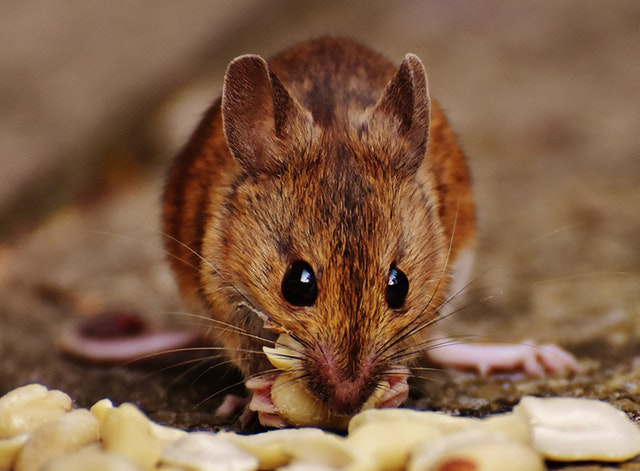
#> input picture mouse.jpg, 640 x 471 px, found by its file name
$ jupyter execute 'Frequency Domain Filtering.ipynb'
#> lines starting #> are read from the running program, lines starting #| are printed output that depends on the picture; after the words box and inside, x2 and y2 are one past the last pixel; in counts of white or black regions, pixels touching at a corner belong together
[cell 1]
import cv2                      # Import the OpenCV library for image processing
import numpy as np              # Import NumPy for numerical operations
import matplotlib.pyplot as plt # Import Matplotlib for plotting

# Step 1: Load the image in grayscale

image_path = r"C:\Users\Admin\Desktop\B23AI065_CVIP\CVIP\mouse.jpg"
image = cv2.imread(image_path, cv2.IMREAD_GRAYSCALE)  # Read the image as grayscale
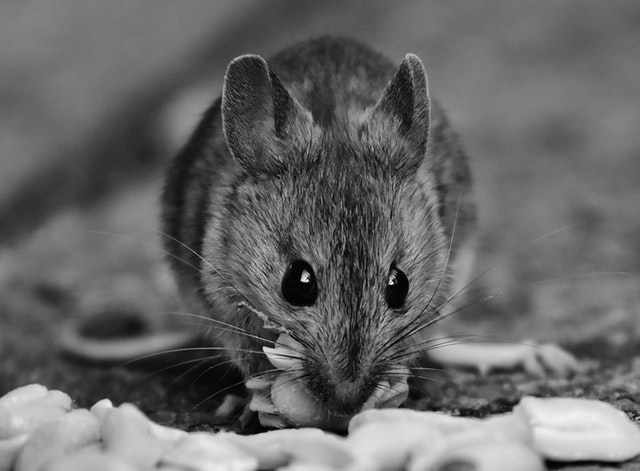
#> image: shape (471, 640); min 0, max 254, mean 103.6

if image is None:  # Check if the image was successfully loaded
    raise FileNotFoundError(f"Image not found at path: {image_path}")


# Display the original image

plt.figure(figsize=(12, 8))
plt.subplot(3, 2, 1)
plt.title("Original Image")
plt.imshow(image, cmap="gray")
plt.axis("off")

# Step 2: Apply Discrete Fourier Transform (DFT)

dft = np.fft.fft2(image)                 # Perform the 2D DFT
dft_shifted = np.fft.fftshift(dft)       # Shift zero-frequency component to center

# Magnitude Spectrum
magnitude_spectrum = np.log(1 + np.abs(dft_shifted))
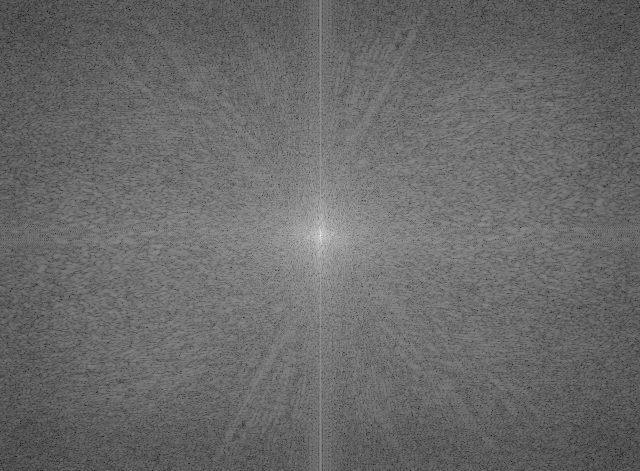
#> magnitude_spectrum: shape (471, 640) float64; min 1.21, max 17.26, mean 7.88; drawn with min black and max white
plt.subplot(3, 2, 2)
plt.title("Magnitude Spectrum")
plt.imshow(magnitude_spectrum, cmap="gray")
plt.axis("off")

# Step 3: Add Sine and Cosine Waves

x = np.linspace(0, 2 * np.pi, 1000)

# Low frequency waves
sin_wave_1 = np.sin(5 * x)
cos_wave_1 = np.cos(5 * x)

# High frequency waves
sin_wave_2 = np.sin(20 * x)
cos_wave_2 = np.cos(20 * x)

plt.subplot(3, 2, 3)
plt.plot(x, sin_wave_1, label="Sine Wave (Frequency 5)")
plt.plot(x, cos_wave_1, label="Cosine Wave (Frequency 5)")
plt.title("Sine and Cosine Waves (Low Frequency)")
plt.legend()

plt.subplot(3, 2, 4)
plt.plot(x, sin_wave_2, label="Sine Wave (Frequency 20)")
plt.plot(x, cos_wave_2, label="Cosine Wave (Frequency 20)")
plt.title("Sine and Cosine Waves (High Frequency)")
plt.legend()


# Step 4: Frequency Domain Filtering

rows, cols = image.shape
#> rows = 471; cols = 640
crow, ccol = rows // 2, cols // 2
#> crow = 235; ccol = 320

# Low-Pass Filter
radius = 30
lpf_mask = np.zeros((rows, cols), dtype=np.uint8)
cv2.circle(lpf_mask, (ccol, crow), radius, 1, thickness=-1)
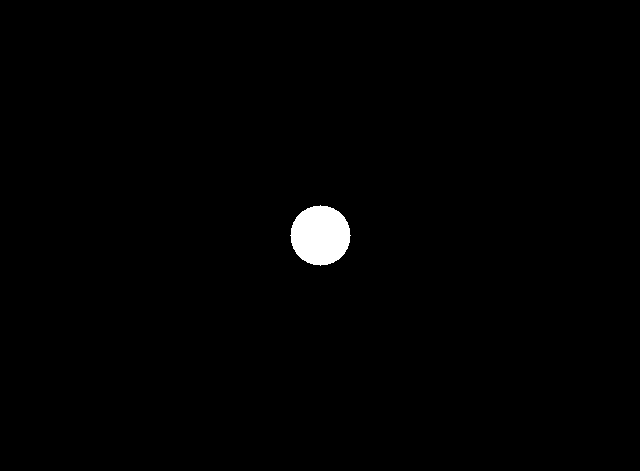
#> lpf_mask: shape (471, 640); values 0 (black) and 1 (white), 0.94% white; 1 white region, box (x1, y1, x2, y2) and area: (290, 205, 351, 266) 2821

dft_lpf = dft_shifted * lpf_mask
lpf_image = np.abs(np.fft.ifft2(np.fft.ifftshift(dft_lpf)))
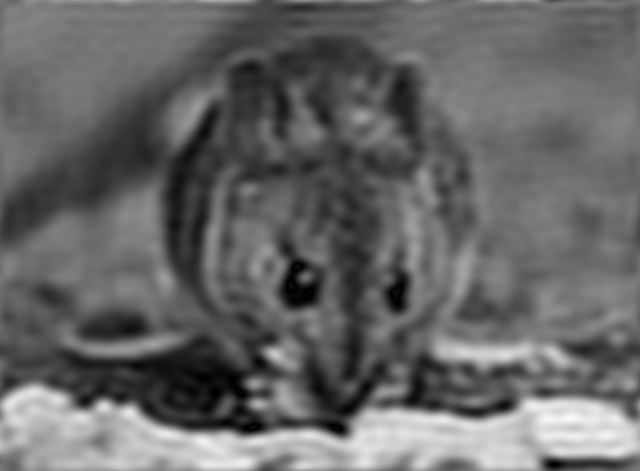
#> lpf_image: shape (471, 640) float64; min 0.00436, max 251.2, mean 103.6

plt.subplot(3, 2, 5)
plt.title("Low-Pass Filtered Image")
plt.imshow(lpf_image, cmap="gray")
plt.axis("off")

# High-Pass Filter
hpf_mask = 1 - lpf_mask
dft_hpf = dft_shifted * hpf_mask
hpf_image = np.abs(np.fft.ifft2(np.fft.ifftshift(dft_hpf)))
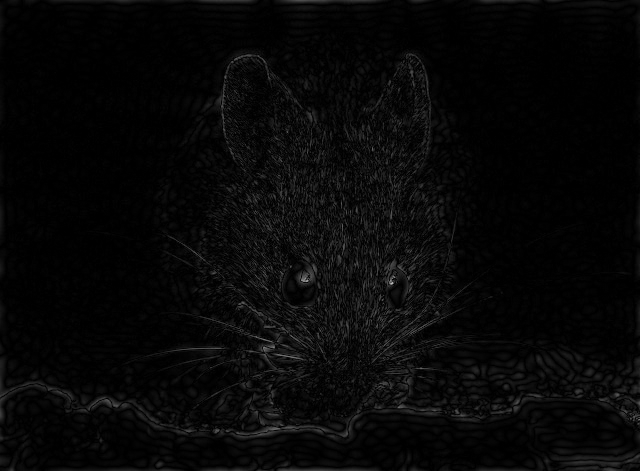
#> hpf_image: shape (471, 640) float64; min 5.32e-05, max 185.2, mean 7.8

plt.subplot(3, 2, 6)
plt.title("High-Pass Filtered Image")
plt.imshow(hpf_image, cmap="gray")
plt.axis("off")

# Display the plots

plt.tight_layout()
plt.show()
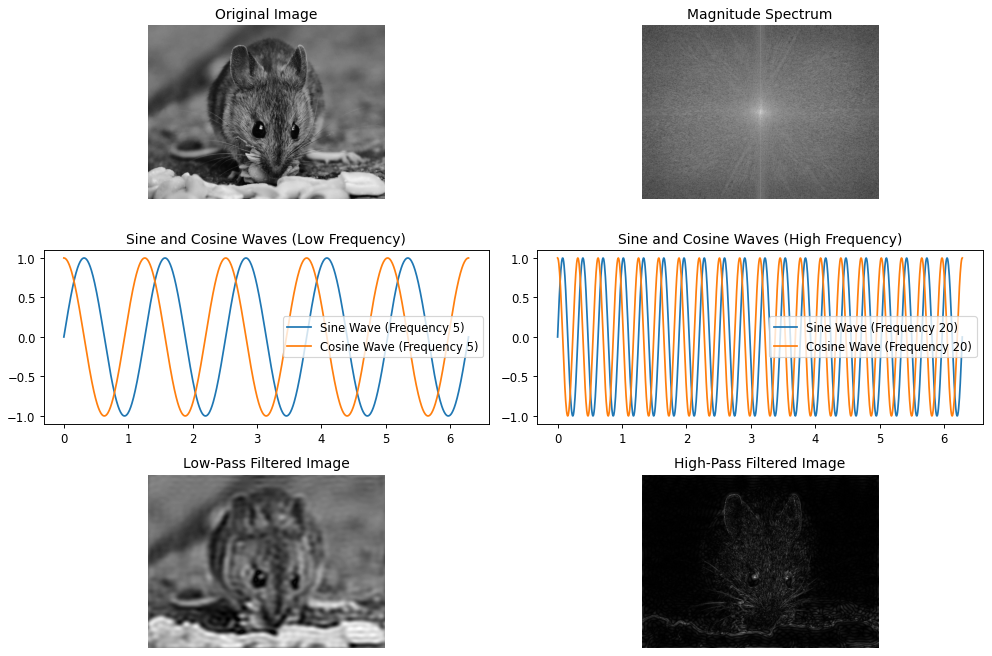
#> figure drawn by matplotlib, 6 panels; panel 3: curve peaks at x = 0.314, y = 1; panel 3: curve peaks at x = 0, y = 1; panel 4: curve peaks at x = 3.22, y = 1; panel 4: curve peaks at x = 0, y = 1

$ run again, with Lihts.jpg copied over mouse.jpg
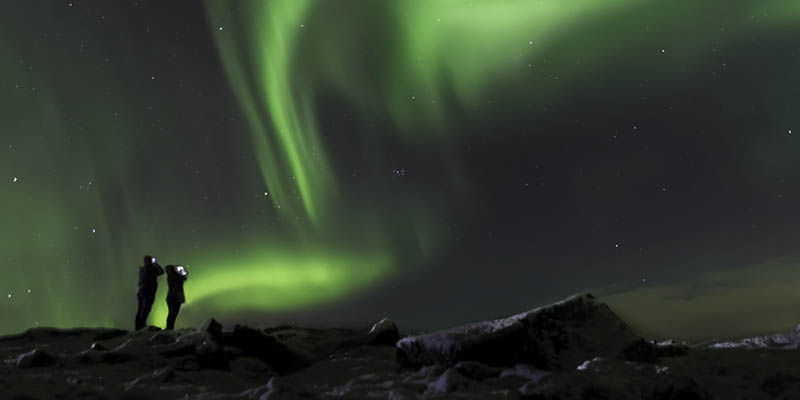
#> input picture Lihts.jpg, 800 x 400 px, found by its file name
#> `magnitude_spectrum = np.log(1 + np.abs(dft_shifted))`:
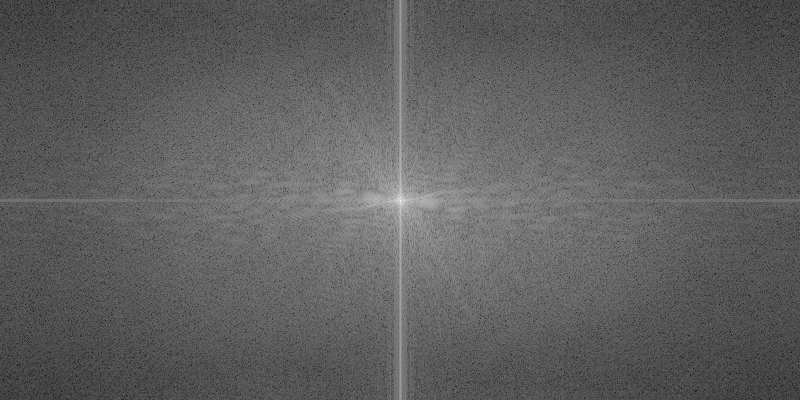
#> magnitude_spectrum: shape (400, 800) float64; min 0.726, max 16.66, mean 6.66; drawn with min black and max white
#> lpf_mask: shape (400, 800); values 0 (black) and 1 (white), 0.88% white; 1 white region, box (x1, y1, x2, y2) and area: (370, 170, 431, 231) 2821
#> `hpf_image = np.abs(np.fft.ifft2(np.fft.ifftshift(dft_hpf)))`:
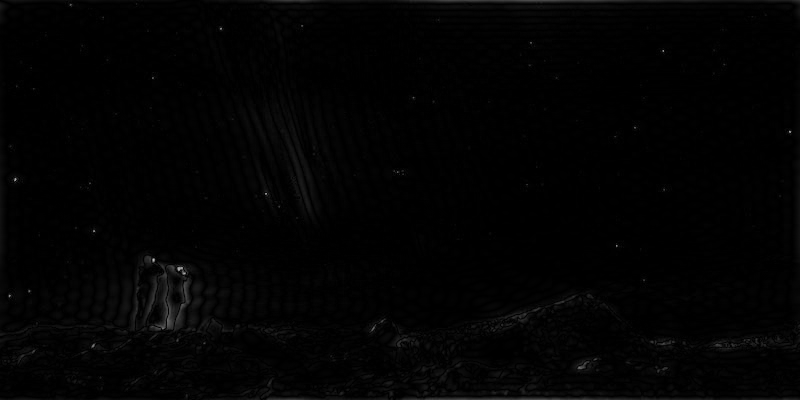
#> hpf_image: shape (400, 800) float64; min 5.03e-06, max 187.3, mean 3.1
